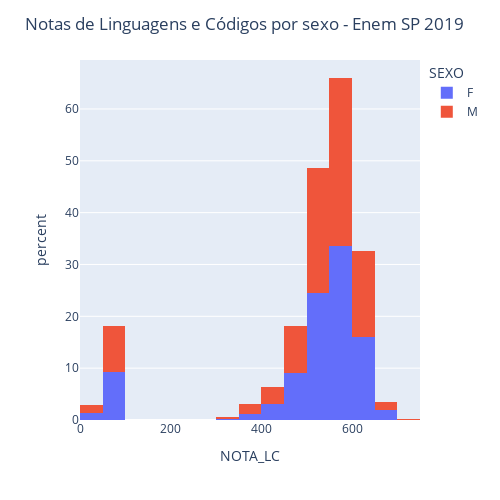

Notebook source saved alongside this figure:
### Code cell
grafico =  px.histogram (enem_sjrp,  x = "NOTA_LC", nbins=20, color='SEXO', histnorm='percent') 
grafico.update_layout(width=500,height=500,title_text='Notas de Linguagens e Códigos por sexo - Enem SP 2019') 
grafico.show()

### Figure 1 — Plotly figure (JSON) as saved in the notebook; plotly's stock layout.template omitted (floating-point values rounded to 4 significant figures; data arrays with more than 128 entries replaced by an {"elided": "..."} marker saying what was removed)
{"data": [{"alignmentgroup": "True", "bingroup": "x", "histnorm": "percent", "hovertemplate": "SEXO=F<br>NOTA_LC=%{x}<br>percent=%{y}<extra></extra>", "legendgroup": "F", "marker": {"color": "#636efa", "pattern": {"shape": ""}}, "name": "F", "nbinsx": 20, "offsetgroup": "F", "orientation": "v", "showlegend": true, "type": "histogram", "x": {"elided": "2675 float values"}, "xaxis": "x", "yaxis": "y"}, {"alignmentgroup": "True", "bingroup": "x", "histnorm": "percent", "hovertemplate": "SEXO=M<br>NOTA_LC=%{x}<br>percent=%{y}<extra></extra>", "legendgroup": "M", "marker": {"color": "#EF553B", "pattern": {"shape": ""}}, "name": "M", "nbinsx": 20, "offsetgroup": "M", "orientation": "v", "showlegend": true, "type": "histogram", "x": {"elided": "2007 float values"}, "xaxis": "x", "yaxis": "y"}], "layout": {"barmode": "relative", "height": 500, "legend": {"title": {"text": "SEXO"}, "tracegroupgap": 0}, "margin": {"t": 60}, "title": {"text": "Notas de Linguagens e Códigos por sexo - Enem SP 2019"}, "width": 500, "xaxis": {"anchor": "y", "autorange": true, "domain": [0, 1], "range": [0, 750], "title": {"text": "NOTA_LC"}, "type": "linear"}, "yaxis": {"anchor": "x", "autorange": true, "domain": [0, 1], "range": [0, 69.44], "title": {"text": "percent"}}}}
